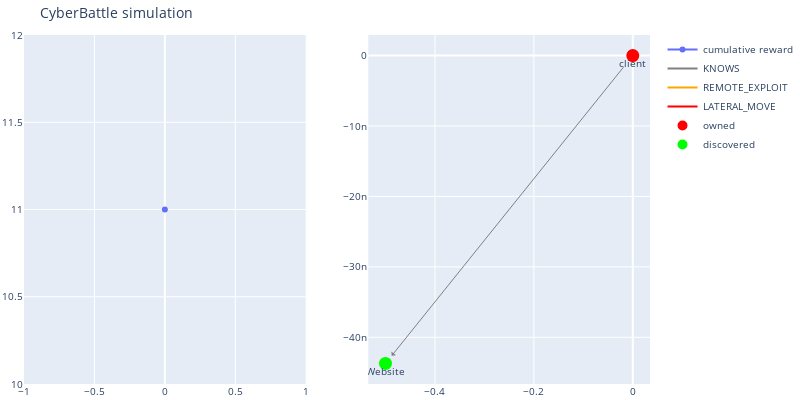
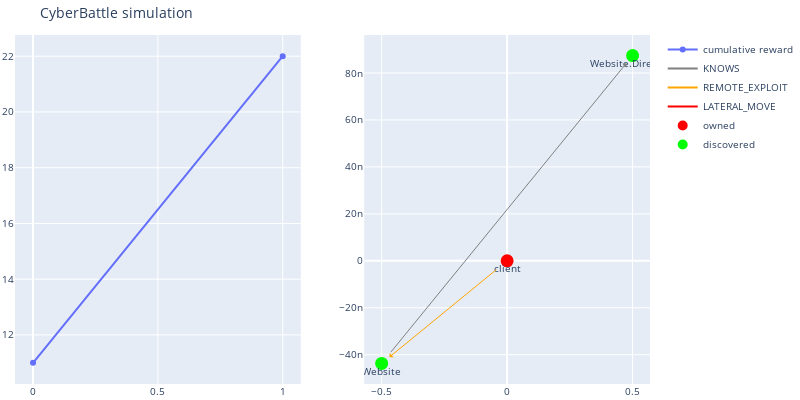
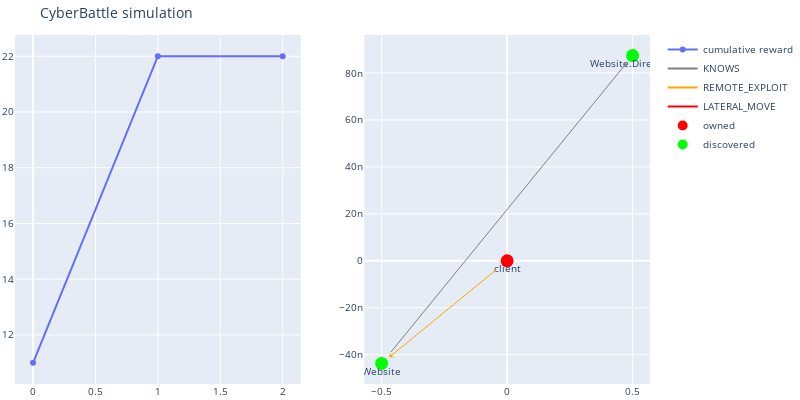
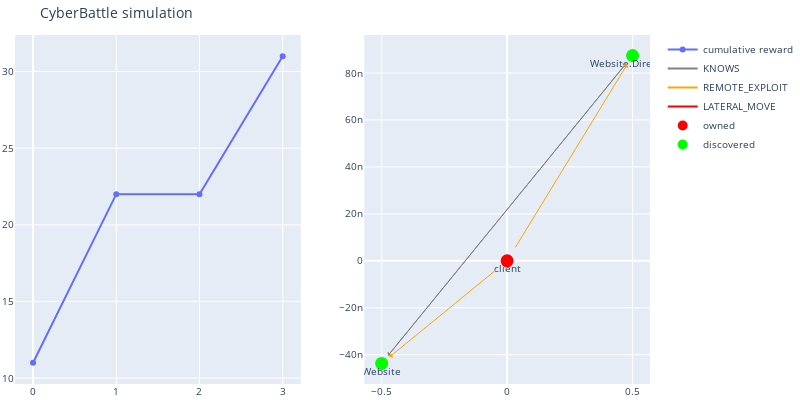

The notebook cell saved with these charts, in order:
### Markdown cell above
### Display attack path and learned agent knowledge == env.state as observation

### Code cell
# initialize the environment

current_o = ctf_env.reset()
wrapped_env = AgentWrapper(ctf_env, ActionTrackingStateAugmentation(ep, current_o))
l = dqn_learning_run['learner']

current_o = wrapped_env.reset()
current_initial = current_o.copy()

# Use the trained agent to run the steps one by one

max_steps = 10

# next action suggested by DQL agent
net_bitmap_l = []
outputs_on_step= []
total_reward = 0
for i in range(max_steps):
    sampled_actions = {}
    print("\nStep: {}, sample all actions under action_mask"
          "(bruteforce search)".format(i))
            
    #bruteforce sample actions
    all_local_flag = all_remote_flag = 0
    while True:
        sampled_action =  wrapped_env.sample_valid_action()

        if not all_local_flag:
            if "local" not in str(sampled_action):
                continue
        else:
            if not all_remote_flag and "remote" not in str(sampled_action):
                continue
        
        if str(sampled_action) not in sampled_actions.keys():
            sampled_actions[str(sampled_action)] = 0
            print("\t{}\t{}".format(str(sampled_action),
                                       wrapped_env.pretty_print_internal_action(
                                           sampled_action)))
        else:
            if np.all(np.array(list(sampled_actions.values())) > 5):
                if not all_local_flag:
                    all_local_flag = 1
                    continue
                if not all_remote_flag:
                    all_remote_flag = 1
                    continue
                break
            sampled_actions[str(sampled_action)] += 1

    # run the suggested action
    action_style, gym_action, action_metadata = l.exploit(wrapped_env, current_o)
    if gym_action is None:
        print("Exploit unsuccessful: ", action_style, ' ', gym_action)
        break
    net_bitmap_l.append(
            (wrapped_env.get_explored_network_node_properties_bitmap_as_numpy(current_o), 
             gym_action))

    current_o, reward, done, info = wrapped_env.step(gym_action)
    outputs_on_step += [current_o]  
    
    total_reward += reward
    if True:
        sign = ['-', '+'][reward > 0]
        sign = [sign, '='][-1e-4 < reward < 1e-4]

        print(f"\nExecuted: \n {sign} t={i} {action_style} r={reward} cum_reward:{total_reward} "
              f"a={action_metadata}-{gym_action} "
              f"creds={len(current_o['credential_cache_matrix'])} "
              f" {l.stateaction_as_string(action_metadata)}")
        wrapped_env.render()
    
    if total_reward > 1000:
        print("Successfull flag acquiring")
        break

#     if True and (i == 0 or i >= max_steps - 3):
#         pprint.pprint(current_o)
#         print()

@interact(step=(-1, len(outputs_on_step)-1))
def double_number(step: int):
    if step < 0:
        print("\n\nInitial observation only t=",step)
        pprint.pprint({k: current_initial[k] for k in current_o_keys})
        return
    pprint.pprint("explored network node " + repr(net_bitmap_l[step][0]) 
                  + "\n gym_action" + repr(net_bitmap_l[step][1]))
    print("\n Observation after action t=",step)
    pprint.pprint({k: outputs_on_step[step][k] for k in current_o_keys})
    print("\nAction mask ")
    pprint.pprint(outputs_on_step[step]['action_mask'])

### Figure 1 — Plotly figure (JSON) as saved in the notebook; plotly's stock layout.template omitted (floating-point values rounded to 4 significant figures)
{"data": [{"name": "cumulative reward", "type": "scatter", "xaxis": "x", "y": [11], "yaxis": "y"}, {"line": {"color": "gray"}, "mode": "lines", "name": "KNOWS", "type": "scatter", "x": [0], "xaxis": "x2", "y": [0], "yaxis": "y2"}, {"line": {"color": "orange"}, "mode": "lines", "name": "REMOTE_EXPLOIT", "type": "scatter", "x": [0], "xaxis": "x2", "y": [0], "yaxis": "y2"}, {"line": {"color": "red"}, "mode": "lines", "name": "LATERAL_MOVE", "type": "scatter", "x": [0], "xaxis": "x2", "y": [0], "yaxis": "y2"}, {"hoverinfo": "text", "marker": {"color": "#D32F2E", "line": {"color": "rgb(255,0,0)", "width": 8}, "size": 5, "symbol": "circle-dot"}, "mode": "markers+text", "name": "owned", "text": ["client"], "textposition": "bottom center", "type": "scatter", "x": [0], "xaxis": "x2", "y": [0], "yaxis": "y2"}, {"hoverinfo": "text", "marker": {"color": "#0e9d00", "line": {"color": "rgb(0,255,0)", "width": 8}, "size": 5, "symbol": "circle-dot"}, "mode": "markers+text", "name": "discovered", "text": ["Website"], "textposition": "bottom center", "type": "scatter", "x": [-0.5], "xaxis": "x2", "y": [-4.371e-08], "yaxis": "y2"}], "layout": {"annotations": [{"align": "center", "arrowcolor": "gray", "arrowhead": 1, "arrowsize": 1, "arrowwidth": 1, "ax": 0, "axref": "x2", "ay": 0, "ayref": "y2", "hovertext": "KNOWS", "opacity": 1, "showarrow": true, "standoff": 10, "startstandoff": 10, "x": -0.5, "xref": "x2", "y": -4.371e-08, "yref": "y2"}], "autosize": false, "font": {"size": 10}, "height": 400, "hovermode": "closest", "margin": {"b": 15, "l": 2, "r": 2, "t": 35}, "showlegend": true, "title": {"text": "CyberBattle simulation"}, "width": 800, "xaxis": {"anchor": "y", "domain": [0, 0.45]}, "xaxis2": {"anchor": "y2", "domain": [0.55, 1]}, "yaxis": {"anchor": "x", "domain": [0, 1]}, "yaxis2": {"anchor": "x2", "domain": [0, 1]}}}

### Figure 2 — Plotly figure (JSON) as saved in the notebook; plotly's stock layout.template omitted (floating-point values rounded to 4 significant figures)
{"data": [{"name": "cumulative reward", "type": "scatter", "xaxis": "x", "y": [11, 22], "yaxis": "y"}, {"line": {"color": "gray"}, "mode": "lines", "name": "KNOWS", "type": "scatter", "x": [0], "xaxis": "x2", "y": [0], "yaxis": "y2"}, {"line": {"color": "orange"}, "mode": "lines", "name": "REMOTE_EXPLOIT", "type": "scatter", "x": [0], "xaxis": "x2", "y": [0], "yaxis": "y2"}, {"line": {"color": "red"}, "mode": "lines", "name": "LATERAL_MOVE", "type": "scatter", "x": [0], "xaxis": "x2", "y": [0], "yaxis": "y2"}, {"hoverinfo": "text", "marker": {"color": "#D32F2E", "line": {"color": "rgb(255,0,0)", "width": 8}, "size": 5, "symbol": "circle-dot"}, "mode": "markers+text", "name": "owned", "text": ["client"], "textposition": "bottom center", "type": "scatter", "x": [0], "xaxis": "x2", "y": [0], "yaxis": "y2"}, {"hoverinfo": "text", "marker": {"color": "#0e9d00", "line": {"color": "rgb(0,255,0)", "width": 8}, "size": 5, "symbol": "circle-dot"}, "mode": "markers+text", "name": "discovered", "text": ["Website", "Website.Directory"], "textposition": "bottom center", "type": "scatter", "x": [-0.5, 0.5], "xaxis": "x2", "y": [-4.371e-08, 8.742e-08], "yaxis": "y2"}], "layout": {"annotations": [{"align": "center", "arrowcolor": "gray", "arrowhead": 1, "arrowsize": 1, "arrowwidth": 1, "ax": -0.5, "axref": "x2", "ay": -4.371e-08, "ayref": "y2", "hovertext": "KNOWS", "opacity": 1, "showarrow": true, "standoff": 10, "startstandoff": 10, "x": 0.5, "xref": "x2", "y": 8.742e-08, "yref": "y2"}, {"align": "center", "arrowcolor": "orange", "arrowhead": 1, "arrowsize": 1, "arrowwidth": 1, "ax": 0, "axref": "x2", "ay": 0, "ayref": "y2", "hovertext": "REMOTE_EXPLOIT", "opacity": 1, "showarrow": true, "standoff": 10, "startstandoff": 10, "x": -0.5, "xref": "x2", "y": -4.371e-08, "yref": "y2"}], "autosize": false, "font": {"size": 10}, "height": 400, "hovermode": "closest", "margin": {"b": 15, "l": 2, "r": 2, "t": 35}, "showlegend": true, "title": {"text": "CyberBattle simulation"}, "width": 800, "xaxis": {"anchor": "y", "domain": [0, 0.45]}, "xaxis2": {"anchor": "y2", "domain": [0.55, 1]}, "yaxis": {"anchor": "x", "domain": [0, 1]}, "yaxis2": {"anchor": "x2", "domain": [0, 1]}}}

### Figure 3 — Plotly figure (JSON) as saved in the notebook; plotly's stock layout.template omitted (floating-point values rounded to 4 significant figures)
{"data": [{"name": "cumulative reward", "type": "scatter", "xaxis": "x", "y": [11, 22, 22], "yaxis": "y"}, {"line": {"color": "gray"}, "mode": "lines", "name": "KNOWS", "type": "scatter", "x": [0], "xaxis": "x2", "y": [0], "yaxis": "y2"}, {"line": {"color": "orange"}, "mode": "lines", "name": "REMOTE_EXPLOIT", "type": "scatter", "x": [0], "xaxis": "x2", "y": [0], "yaxis": "y2"}, {"line": {"color": "red"}, "mode": "lines", "name": "LATERAL_MOVE", "type": "scatter", "x": [0], "xaxis": "x2", "y": [0], "yaxis": "y2"}, {"hoverinfo": "text", "marker": {"color": "#D32F2E", "line": {"color": "rgb(255,0,0)", "width": 8}, "size": 5, "symbol": "circle-dot"}, "mode": "markers+text", "name": "owned", "text": ["client"], "textposition": "bottom center", "type": "scatter", "x": [0], "xaxis": "x2", "y": [0], "yaxis": "y2"}, {"hoverinfo": "text", "marker": {"color": "#0e9d00", "line": {"color": "rgb(0,255,0)", "width": 8}, "size": 5, "symbol": "circle-dot"}, "mode": "markers+text", "name": "discovered", "text": ["Website", "Website.Directory"], "textposition": "bottom center", "type": "scatter", "x": [-0.5, 0.5], "xaxis": "x2", "y": [-4.371e-08, 8.742e-08], "yaxis": "y2"}], "layout": {"annotations": [{"align": "center", "arrowcolor": "gray", "arrowhead": 1, "arrowsize": 1, "arrowwidth": 1, "ax": -0.5, "axref": "x2", "ay": -4.371e-08, "ayref": "y2", "hovertext": "KNOWS", "opacity": 1, "showarrow": true, "standoff": 10, "startstandoff": 10, "x": 0.5, "xref": "x2", "y": 8.742e-08, "yref": "y2"}, {"align": "center", "arrowcolor": "orange", "arrowhead": 1, "arrowsize": 1, "arrowwidth": 1, "ax": 0, "axref": "x2", "ay": 0, "ayref": "y2", "hovertext": "REMOTE_EXPLOIT", "opacity": 1, "showarrow": true, "standoff": 10, "startstandoff": 10, "x": -0.5, "xref": "x2", "y": -4.371e-08, "yref": "y2"}], "autosize": false, "font": {"size": 10}, "height": 400, "hovermode": "closest", "margin": {"b": 15, "l": 2, "r": 2, "t": 35}, "showlegend": true, "title": {"text": "CyberBattle simulation"}, "width": 800, "xaxis": {"anchor": "y", "domain": [0, 0.45]}, "xaxis2": {"anchor": "y2", "domain": [0.55, 1]}, "yaxis": {"anchor": "x", "domain": [0, 1]}, "yaxis2": {"anchor": "x2", "domain": [0, 1]}}}

### Figure 4 — Plotly figure (JSON) as saved in the notebook; plotly's stock layout.template omitted (floating-point values rounded to 4 significant figures)
{"data": [{"name": "cumulative reward", "type": "scatter", "xaxis": "x", "y": [11, 22, 22, 31], "yaxis": "y"}, {"line": {"color": "gray"}, "mode": "lines", "name": "KNOWS", "type": "scatter", "x": [0], "xaxis": "x2", "y": [0], "yaxis": "y2"}, {"line": {"color": "orange"}, "mode": "lines", "name": "REMOTE_EXPLOIT", "type": "scatter", "x": [0], "xaxis": "x2", "y": [0], "yaxis": "y2"}, {"line": {"color": "red"}, "mode": "lines", "name": "LATERAL_MOVE", "type": "scatter", "x": [0], "xaxis": "x2", "y": [0], "yaxis": "y2"}, {"hoverinfo": "text", "marker": {"color": "#D32F2E", "line": {"color": "rgb(255,0,0)", "width": 8}, "size": 5, "symbol": "circle-dot"}, "mode": "markers+text", "name": "owned", "text": ["client"], "textposition": "bottom center", "type": "scatter", "x": [0], "xaxis": "x2", "y": [0], "yaxis": "y2"}, {"hoverinfo": "text", "marker": {"color": "#0e9d00", "line": {"color": "rgb(0,255,0)", "width": 8}, "size": 5, "symbol": "circle-dot"}, "mode": "markers+text", "name": "discovered", "text": ["Website", "Website.Directory"], "textposition": "bottom center", "type": "scatter", "x": [-0.5, 0.5], "xaxis": "x2", "y": [-4.371e-08, 8.742e-08], "yaxis": "y2"}], "layout": {"annotations": [{"align": "center", "arrowcolor": "gray", "arrowhead": 1, "arrowsize": 1, "arrowwidth": 1, "ax": -0.5, "axref": "x2", "ay": -4.371e-08, "ayref": "y2", "hovertext": "KNOWS", "opacity": 1, "showarrow": true, "standoff": 10, "startstandoff": 10, "x": 0.5, "xref": "x2", "y": 8.742e-08, "yref": "y2"}, {"align": "center", "arrowcolor": "gray", "arrowhead": 1, "arrowsize": 1, "arrowwidth": 1, "ax": 0.5, "axref": "x2", "ay": 8.742e-08, "ayref": "y2", "hovertext": "KNOWS", "opacity": 1, "showarrow": true, "standoff": 10, "startstandoff": 10, "x": -0.5, "xref": "x2", "y": -4.371e-08, "yref": "y2"}, {"align": "center", "arrowcolor": "orange", "arrowhead": 1, "arrowsize": 1, "arrowwidth": 1, "ax": 0, "axref": "x2", "ay": 0, "ayref": "y2", "hovertext": "REMOTE_EXPLOIT", "opacity": 1, "showarrow": true, "standoff": 10, "startstandoff": 10, "x": -0.5, "xref": "x2", "y": -4.371e-08, "yref": "y2"}, {"align": "center", "arrowcolor": "orange", "arrowhead": 1, "arrowsize": 1, "arrowwidth": 1, "ax": 0, "axref": "x2", "ay": 0, "ayref": "y2", "hovertext": "REMOTE_EXPLOIT", "opacity": 1, "showarrow": true, "standoff": 10, "startstandoff": 10, "x": 0.5, "xref": "x2", "y": 8.742e-08, "yref": "y2"}], "autosize": false, "font": {"size": 10}, "height": 400, "hovermode": "closest", "margin": {"b": 15, "l": 2, "r": 2, "t": 35}, "showlegend": true, "title": {"text": "CyberBattle simulation"}, "width": 800, "xaxis": {"anchor": "y", "domain": [0, 0.45]}, "xaxis2": {"anchor": "y2", "domain": [0.55, 1]}, "yaxis": {"anchor": "x", "domain": [0, 1]}, "yaxis2": {"anchor": "x2", "domain": [0, 1]}}}
